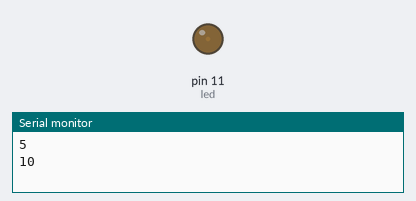
The sketch below on a simulated Arduino Uno, built with avr-gcc and run on an emulated ATmega328P. Shown: output pins drawn as LEDs (lit = HIGH), the last lines printed to the serial monitor.

Above: at 0.05 s.
At 0.95 s:
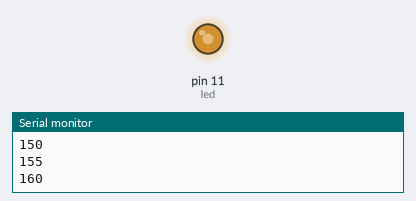
At 1.4 s:
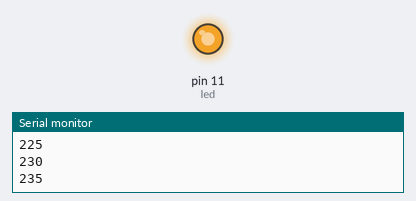
At 2.75 s:
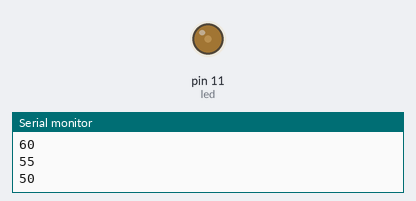
Timing chart, 0 to 7.1 s (numbered marks = the images above):
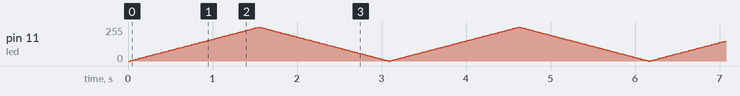

The sketch:

ledFade.ino
```cpp
//declare the variable: my pin number, initial brighness is set to 0, and the fade anount can be adjusted
int led = 11;
int fadeAmount = 5;
int brightness = 0;

//declare the function that will set the pin to output mode
void setup() {
  pinMode(led, OUTPUT);
  Serial.begin(9600); //the print syntax used to begin the serial monitior
}
//declare a function that will run a loop
void loop() {
   analogWrite(led, brightness); //sets the LED brightness to the initial brighness (0)
   brightness += fadeAmount; //changes the brightness by the fadeAmount
   if (brightness <= 0 || brightness >= 255){ //if the condition is met and the brightness is either 0 or 255
      fadeAmount =- fadeAmount; //it will change the sign for fadeAmount and depending on what it was previously, it will either decrease or increase the fadeAmount
   }
   Serial.print(brightness); //the print syntax used to display serial monitior details from the loop
   Serial.print("\n"); //this line will display each print in a new line

   delay (30);
}
```
